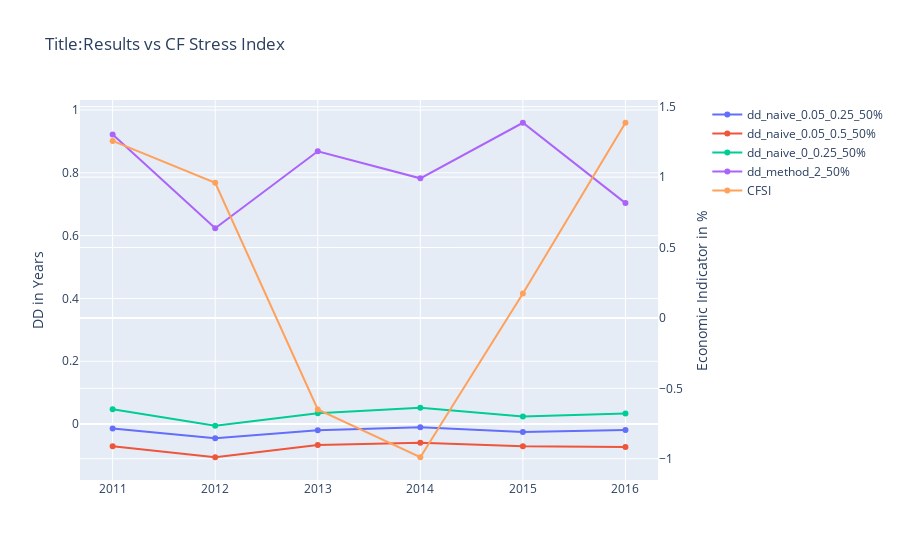

The cell this chart's notebook holds for it:
### Markdown cell above
### Median DD 2 methods vs CF Stress Index

### Code cell
p50_all_columns = ["fyear","dd_naive_0.05_0.25_50%", "dd_naive_0.05_0.5_50%", "dd_naive_0_0.25_50%","dd_method_2_50%"]
p50_all_methods = descriptive_stats_across_time[p50_all_columns]

to_plot = pd.merge(p50_all_methods,fred_cfsi,on="fyear",how="inner")
plot_chart_with_macro(to_plot,"Results vs CF Stress Index","DD in Years", "fyear")

### Figure 1 — Plotly figure (JSON) as saved in the notebook; plotly's stock layout.template omitted (floating-point values rounded to 4 significant figures)
{"data": [{"name": "dd_naive_0.05_0.25_50%", "type": "scatter", "x": [2011, 2012, 2013, 2014, 2015, 2016], "xaxis": "x", "y": [-0.01373, -0.04497, -0.01971, -0.009783, -0.0252, -0.01903], "yaxis": "y"}, {"name": "dd_naive_0.05_0.5_50%", "type": "scatter", "x": [2011, 2012, 2013, 2014, 2015, 2016], "xaxis": "x", "y": [-0.07035, -0.1055, -0.06686, -0.05926, -0.07078, -0.07303], "yaxis": "y"}, {"name": "dd_naive_0_0.25_50%", "type": "scatter", "x": [2011, 2012, 2013, 2014, 2015, 2016], "xaxis": "x", "y": [0.04756, -0.005153, 0.03418, 0.05192, 0.02425, 0.03409], "yaxis": "y"}, {"name": "dd_method_2_50%", "type": "scatter", "x": [2011, 2012, 2013, 2014, 2015, 2016], "xaxis": "x", "y": [0.9223, 0.6236, 0.8685, 0.7823, 0.9593, 0.7035], "yaxis": "y"}, {"name": "CFSI", "type": "scatter", "x": [2011, 2012, 2013, 2014, 2015, 2016], "xaxis": "x", "y": [1.257, 0.9602, -0.6497, -0.9895, 0.1735, 1.386], "yaxis": "y2"}], "layout": {"barmode": "relative", "showlegend": true, "title": {"text": "Title:Results vs CF Stress Index"}, "xaxis": {"anchor": "y", "domain": [0, 0.94]}, "yaxis": {"anchor": "x", "domain": [0, 1], "title": {"text": "DD in Years"}}, "yaxis2": {"anchor": "x", "overlaying": "y", "side": "right", "title": {"text": "Economic Indicator in %"}}}}
